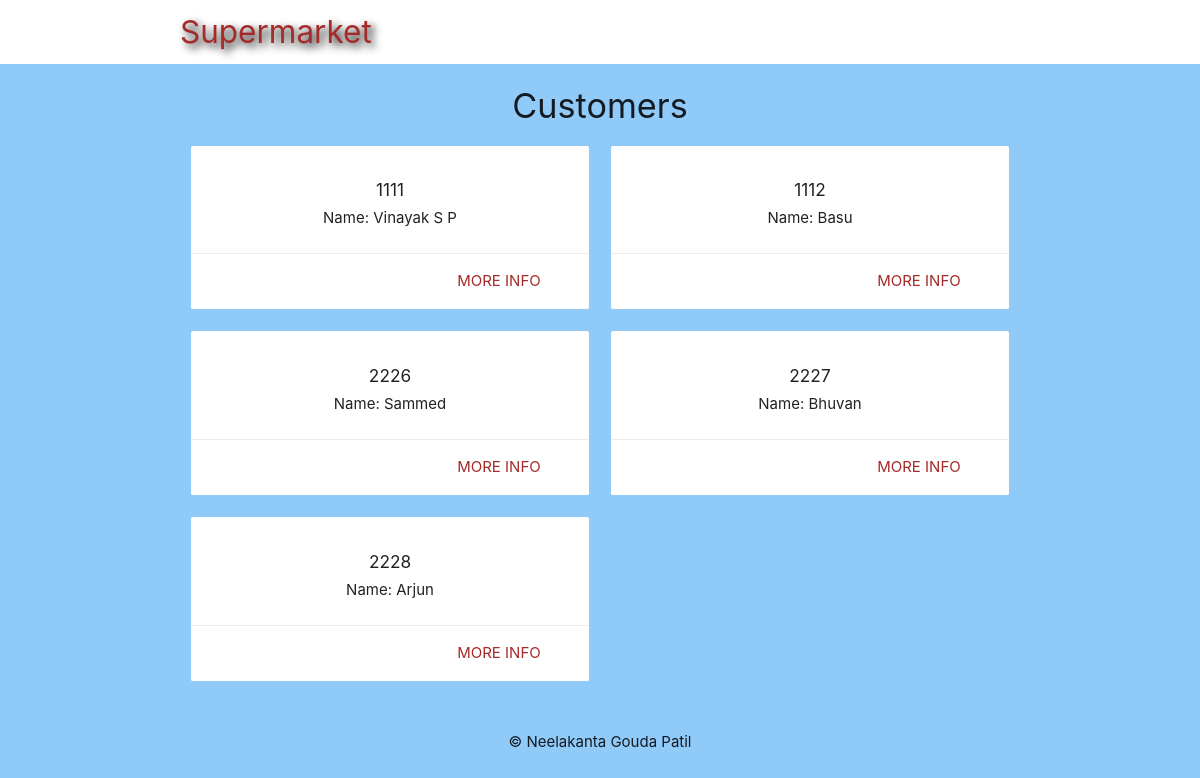
Before: /pay_index.php with the older database file.
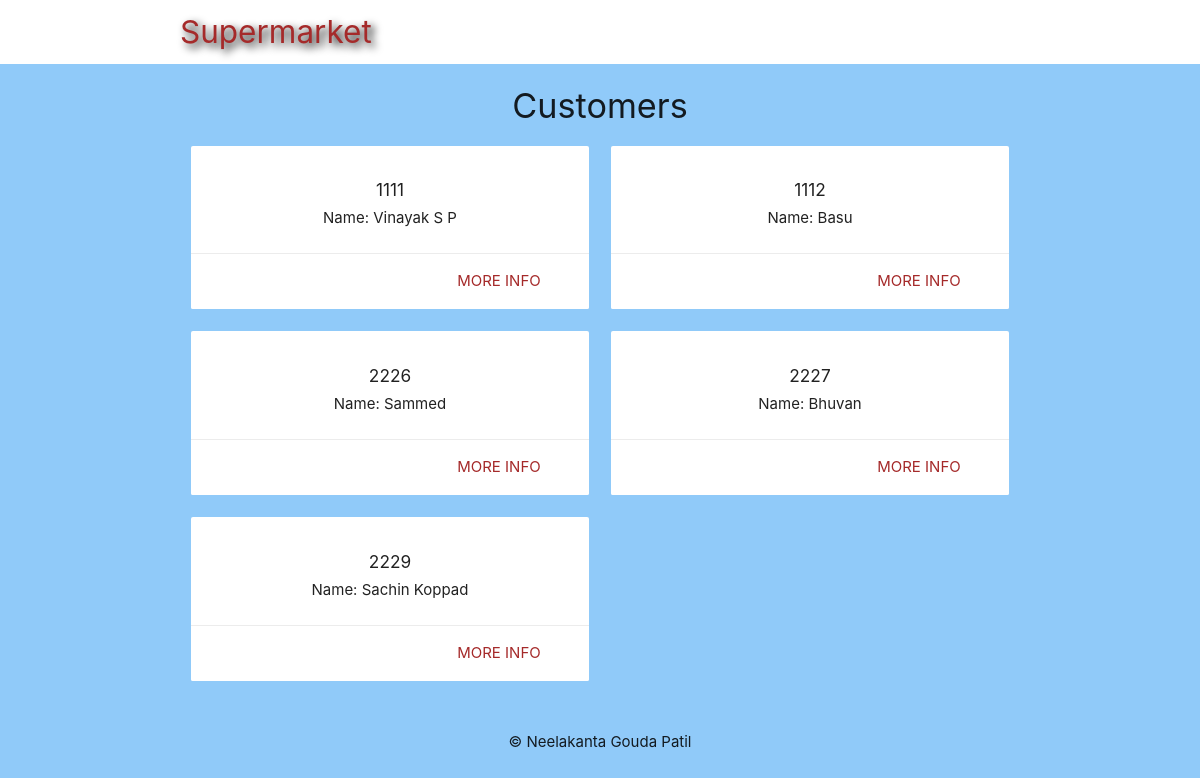
After: the same page with the newer database file.
### tables this page shows
CREATE TABLE `customer` (
  `customer_id` int(4) NOT NULL,
  `name` varchar(255) NOT NULL,
  `email` varchar(255) NOT NULL,
  `phone_no` bigint(10) NOT NULL,
  `zipcode` int(6) NOT NULL
);

### pay_index.php (the view, shortened to what this page needs)
<?php
	include('config/db_connect_admin.php');
	$pay_sql = 'SELECT customer_id, name FROM customer ORDER BY customer_id';
	$pay_result = mysqli_query($connect, $pay_sql);
	$payment = mysqli_fetch_all($pay_result, MYSQLI_ASSOC);
?>
<!DOCTYPE html>
<html>
	<?php include('templates/header.php'); ?>
	<h4 class="center darkred-text">Customers</h4>
	<div class="container">
		<div class="row">
			<?php foreach ($payment as $pmt): ?>
				<div class="col s6 md3">
					<div class="card z-depth-0">
						<div class="card-content center">
							<h6><?php echo htmlspecialchars($pmt['customer_id']); ?></h6>
							<p>Name: <?php echo htmlspecialchars($pmt['name']); ?></p>
						</div>
						<div class="card-action right-align">
							<a class="brand-text" href="pay_details1.php?id=<?php echo $pmt['customer_id']?>">more info</a>
						</div>
					</div>
				</div>
			<?php endforeach; ?>
		</div>
	</div>
	<?php include('templates/footer.php'); ?>
</html>

Changed rows visible on the page:
removed customer: customer_id "2228", name "Arjun"
added customer: customer_id "2229", name "Sachin Koppad"
